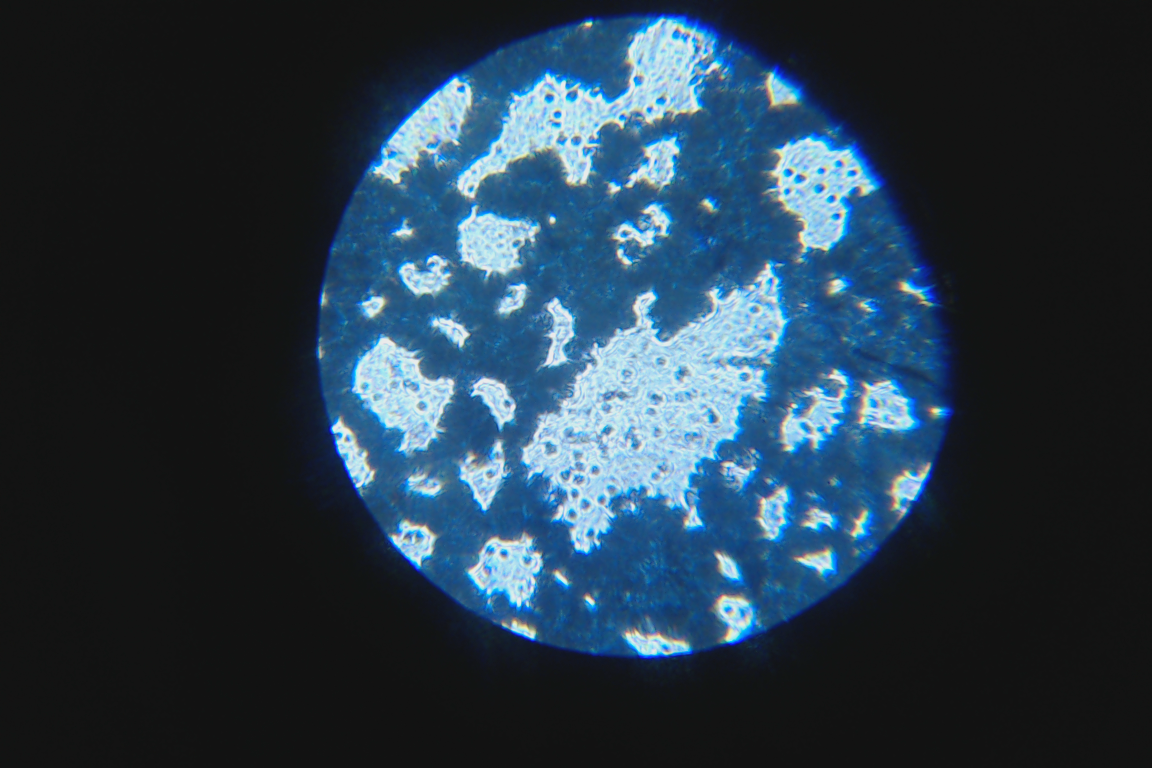
%> input picture test_images/image6.png, 2304 x 1536 px (shown at 1/2 size)
$ octave --eval "result = countComponents(imread('test_images/image6.png'));"   (GNU Octave 9; MATLAB toolbox functions it lacks are replaced by stand-ins)
%> lines starting %> are read from the running program, lines starting %| are printed output that depends on the picture
function [RBC_count,Platelets_count, WBC_count] =  countComponents(img)


% This is used to calculate the RBC,WBC and platelets from blood sample

% % Refresh
% clc;
% clear all;
% close all force;

% Load an image and resize
% img = imread("image6.png");
resizeFactor = [600 800];
img = imresize(img,resizeFactor);
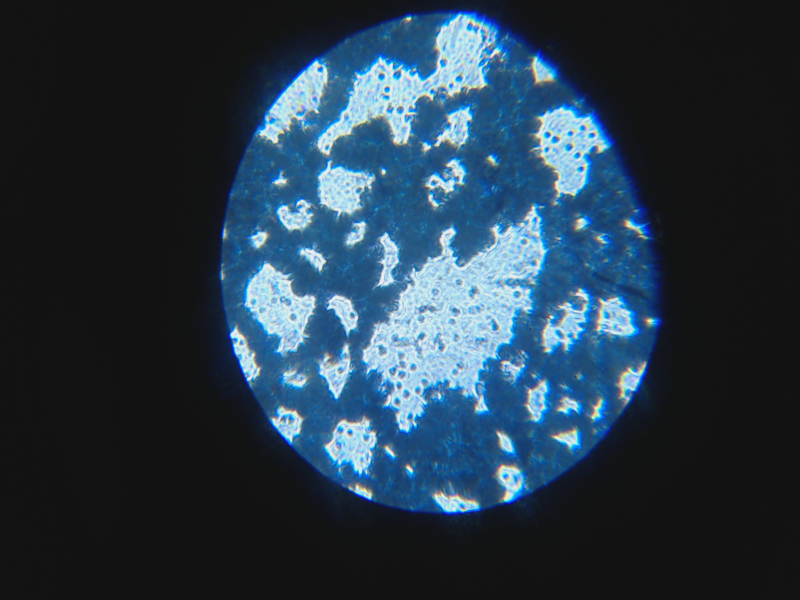
%> img: size 600x800x3 uint8; mean R, G, B 39.5, 58.3, 73.5

% Extract RGB planes
img_Red = img(:,:,1); img_Green = img(:,:,2); img_Blue = img(:,:,3); %#ok<NASGU>
%> after `img_Red = img(:,:,1)`:
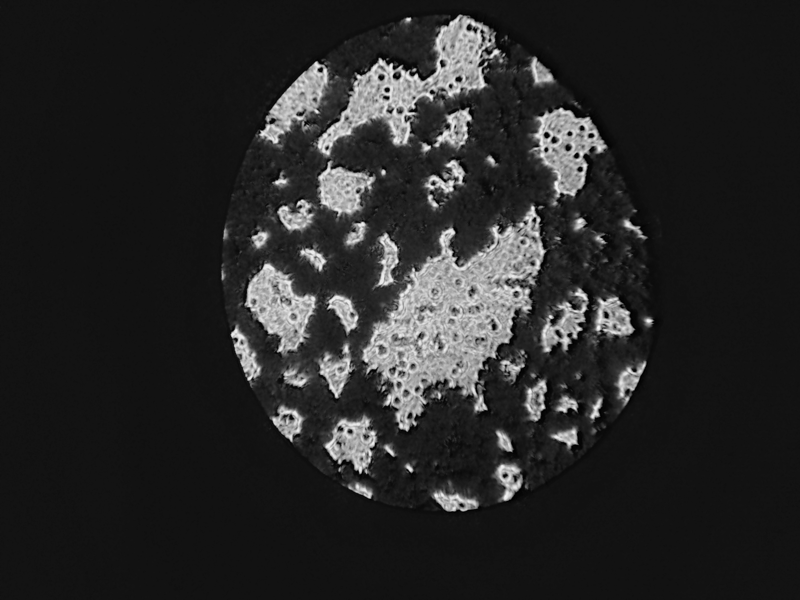
%> img_Red: size 600x800 uint8; min 0, max 247, mean 39.5
%> after `img_Green = img(:,:,2)`:
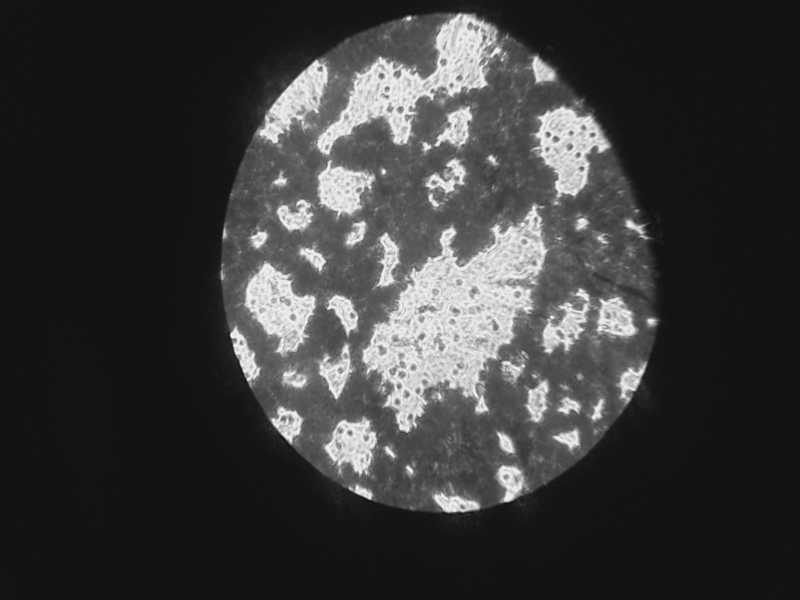
%> img_Green: size 600x800 uint8; min 14, max 244, mean 58.3
%> after `img_Blue = img(:,:,3)`:
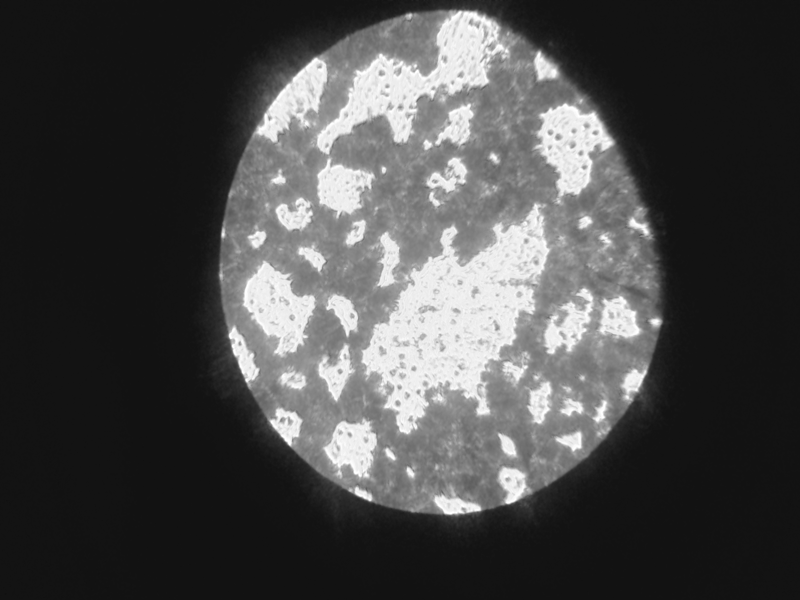
%> img_Blue: size 600x800 uint8; min 16, max 255, mean 73.5
figure; subplot(221); imshow(img); title('Blood sample image');
subplot(222);imshow(img_Red); title('Red plane');
subplot(223);imshow(img_Green); title('Green plane');
subplot(224);imshow(img_Blue); title('Blue plane');

% RGB to HSV conversion
%> (the run ends here)
